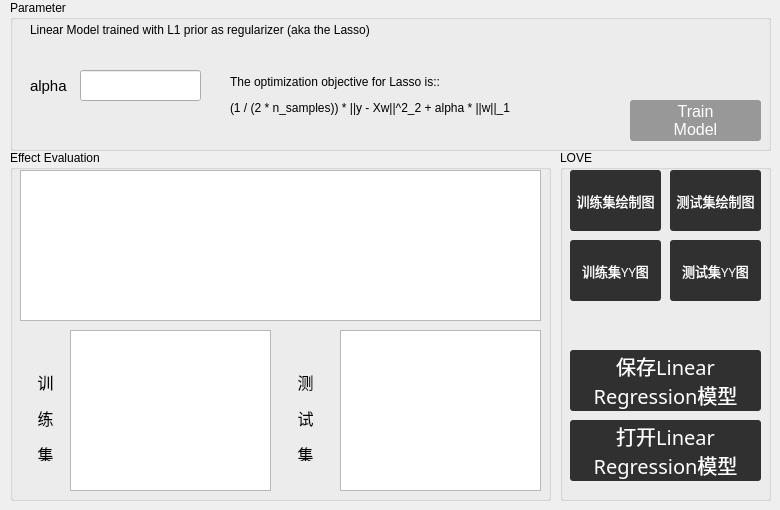
   <widget class="QWidget" name="tab_3">
    <attribute name="title">
     <string>Lasso</string>
    </attribute>
    <widget class="QGroupBox" name="groupBox_9">
     <property name="geometry">
      <rect>
       <x>10</x>
       <y>0</y>
       <width>761</width>
       <height>151</height>
      </rect>
     </property>
     <property name="title">
      <string>Parameter</string>
     </property>
     <widget class="QPushButton" name="la_action">
      <property name="geometry">
       <rect>
        <x>620</x>
        <y>100</y>
        <width>131</width>
        <height>41</height>
       </rect>
      </property>
      <property name="font">
       <font>
        <pointsize>12</pointsize>
       </font>
      </property>
      <property name="styleSheet">
       <string notr="true">QPushButton { background-color:rgb(152, 152, 152); border-radius: 3px; color: rgb(255, 255, 255); } QPushButton:hover { background-color:rgb(91, 91, 136)}</string>
      </property>
      <property name="text">
       <string>Train
Model</string>
      </property>
     </widget>
     <widget class="QLabel" name="label_2">
      <property name="geometry">
       <rect>
        <x>20</x>
        <y>70</y>
        <width>51</width>
        <height>31</height>
       </rect>
      </property>
      <property name="font">
       <font>
        <pointsize>11</pointsize>
       </font>
      </property>
      <property name="text">
       <string>alpha</string>
      </property>
     </widget>
     <widget class="QLineEdit" name="la_edit">
      <property name="geometry">
       <rect>
        <x>70</x>
        <y>70</y>
        <width>121</width>
        <height>31</height>
       </rect>
      </property>
     </widget>
     <widget class="QLabel" name="label_15">
      <property name="geometry">
       <rect>
        <x>20</x>
        <y>20</y>
        <width>401</width>
        <height>21</height>
       </rect>
      </property>
      <property name="text">
       <string>&lt;html&gt;&lt;head/&gt;&lt;body&gt;&lt;p&gt;Linear Model trained with L1 prior as regularizer (aka the Lasso)&lt;/p&gt;&lt;/body&gt;&lt;/html&gt;</string>
      </property>
     </widget>
     <widget class="QLabel" name="label_16">
      <property name="geometry">
       <rect>
        <x>220</x>
        <y>60</y>
        <width>351</width>
        <height>71</height>
       </rect>
      </property>
      <property name="text">
       <string>&lt;html&gt;&lt;head/&gt;&lt;body&gt;&lt;p&gt;The optimization objective for Lasso is::&lt;/p&gt;&lt;p&gt;(1 / (2 * n_samples)) * ||y - Xw||^2_2 + alpha * ||w||_1&lt;/p&gt;&lt;/body&gt;&lt;/html&gt;</string>
      </property>
     </widget>
    </widget>
    <widget class="QGroupBox" name="groupBox_15">
     <property name="geometry">
      <rect>
       <x>10</x>
       <y>150</y>
       <width>541</width>
       <height>351</height>
      </rect>
     </property>
     <property name="title">
      <string>Effect Evaluation</string>
     </property>
     <widget class="QTableWidget" name="la_table01">
      <property name="geometry">
       <rect>
        <x>10</x>
        <y>20</y>
        <width>521</width>
        <height>151</height>
       </rect>
      </property>
     </widget>
     <widget class="QTableWidget" name="la_table02">
      <property name="geometry">
       <rect>
        <x>60</x>
        <y>180</y>
        <width>201</width>
        <height>161</height>
       </rect>
      </property>
     </widget>
     <widget class="QTableWidget" name="la_table03">
      <property name="geometry">
       <rect>
        <x>330</x>
        <y>180</y>
        <width>201</width>
        <height>161</height>
       </rect>
      </property>
     </widget>
     <widget class="QLabel" name="label_27">
      <property name="geometry">
       <rect>
        <x>280</x>
        <y>220</y>
        <width>31</width>
        <height>91</height>
       </rect>
      </property>
      <property name="text">
       <string>&lt;html&gt;&lt;head/&gt;&lt;body&gt;&lt;p align=&quot;center&quot;&gt;&lt;span style=&quot; font-size:12pt;&quot;&gt;测&lt;/span&gt;&lt;/p&gt;&lt;p align=&quot;center&quot;&gt;&lt;span style=&quot; font-size:12pt;&quot;&gt;试&lt;/span&gt;&lt;/p&gt;&lt;p align=&quot;center&quot;&gt;&lt;span style=&quot; font-size:12pt;&quot;&gt;集&lt;/span&gt;&lt;/p&gt;&lt;/body&gt;&lt;/html&gt;</string>
      </property>
     </widget>
     <widget class="QLabel" name="label_33">
      <property name="geometry">
       <rect>
        <x>20</x>
        <y>220</y>
        <width>31</width>
        <height>91</height>
       </rect>
      </property>
      <property name="text">
       <string>&lt;html&gt;&lt;head/&gt;&lt;body&gt;&lt;p align=&quot;center&quot;&gt;&lt;span style=&quot; font-size:12pt;&quot;&gt;训&lt;/span&gt;&lt;/p&gt;&lt;p align=&quot;center&quot;&gt;&lt;span style=&quot; font-size:12pt;&quot;&gt;练&lt;/span&gt;&lt;/p&gt;&lt;p align=&quot;center&quot;&gt;&lt;span style=&quot; font-size:12pt;&quot;&gt;集&lt;/span&gt;&lt;/p&gt;&lt;/body&gt;&lt;/html&gt;</string>
      </property>
     </widget>
    </widget>
    <widget class="QGroupBox" name="groupBox_21">
     <property name="geometry">
      <rect>
       <x>560</x>
       <y>150</y>
       <width>211</width>
       <height>351</height>
      </rect>
     </property>
     <property name="title">
      <string>LOVE</string>
     </property>
     <widget class="QPushButton" name="save_la_button">
      <property name="geometry">
       <rect>
        <x>10</x>
        <y>200</y>
        <width>191</width>
        <height>61</height>
       </rect>
      </property>
      <property name="font">
       <font>
        <family>幼圆</family>
        <pointsize>15</pointsize>
       </font>
      </property>
      <property name="styleSheet">
       <string notr="true">QPushButton { background-color:rgb(48, 48, 48); border-radius: 3px; color: rgb(255, 255, 255); } QPushButton:hover { background-color:rgb(91, 91, 136)}</string>
      </property>
      <property name="text">
       <string>保存Linear
Regression模型</string>
      </property>
     </widget>
     <widget class="QPushButton" name="open_la_button">
      <property name="geometry">
       <rect>
        <x>10</x>
        <y>270</y>
        <width>191</width>
        <height>61</height>
       </rect>
      </property>
      <property name="font">
       <font>
        <family>幼圆</family>
        <pointsize>15</pointsize>
       </font>
      </property>
      <property name="styleSheet">
       <string notr="true">QPushButton { background-color:rgb(48, 48, 48); border-radius: 3px; color: rgb(255, 255, 255); } QPushButton:hover { background-color:rgb(91, 91, 136)}</string>
      </property>
      <property name="text">
       <string>打开Linear
Regression模型</string>
      </property>
     </widget>
     <widget class="QPushButton" name="hz_la_tr">
      <property name="geometry">
       <rect>
        <x>10</x>
        <y>20</y>
        <width>91</width>
        <height>61</height>
       </rect>
      </property>
      <property name="font">
       <font>
        <family>幼圆</family>
        <pointsize>10</pointsize>
       </font>
      </property>
      <property name="styleSheet">
       <string notr="true">QPushButton { background-color:rgb(48, 48, 48); border-radius: 3px; color: rgb(255, 255, 255); } QPushButton:hover { background-color:rgb(91, 91, 136)}</string>
      </property>
      <property name="text">
       <string>训练集绘制图</string>
      </property>
     </widget>
     <widget class="QPushButton" name="hz_la_te_2">
      <property name="geometry">
       <rect>
        <x>110</x>
        <y>90</y>
        <width>91</width>
        <height>61</height>
       </rect>
      </property>
      <property name="font">
       <font>
        <family>幼圆</family>
        <pointsize>10</pointsize>
       </font>
      </property>
      <property name="styleSheet">
       <string notr="true">QPushButton { background-color:rgb(48, 48, 48); border-radius: 3px; color: rgb(255, 255, 255); } QPushButton:hover { background-color:rgb(91, 91, 136)}</string>
      </property>
      <property name="text">
       <string>测试集YY图</string>
      </property>
     </widget>
     <widget class="QPushButton" name="hz_la_tr_2">
      <property name="geometry">
       <rect>
        <x>10</x>
        <y>90</y>
        <width>91</width>
        <height>61</height>
       </rect>
      </property>
      <property name="font">
       <font>
        <family>幼圆</family>
        <pointsize>10</pointsize>
       </font>
      </property>
      <property name="styleSheet">
       <string notr="true">QPushButton { background-color:rgb(48, 48, 48); border-radius: 3px; color: rgb(255, 255, 255); } QPushButton:hover { background-color:rgb(91, 91, 136)}</string>
      </property>
      <property name="text">
       <string>训练集YY图</string>
      </property>
     </widget>
     <widget class="QPushButton" name="hz_la_te">
      <property name="geometry">
       <rect>
        <x>110</x>
        <y>20</y>
        <width>91</width>
        <height>61</height>
       </rect>
      </property>
      <property name="font">
       <font>
        <family>幼圆</family>
        <pointsize>10</pointsize>
       </font>
      </property>
      <property name="styleSheet">
       <string notr="true">QPushButton { background-color:rgb(48, 48, 48); border-radius: 3px; color: rgb(255, 255, 255); } QPushButton:hover { background-color:rgb(91, 91, 136)}</string>
      </property>
      <property name="text">
       <string>测试集绘制图</string>
      </property>
     </widget>
    </widget>
   </widget>
